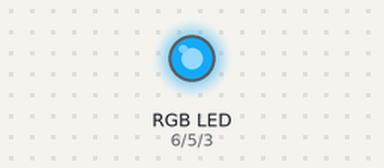
A sketch run on a simulated Arduino Uno, built with avr-gcc and run on an emulated ATmega328P. Parts: an RGB LED mixed from three pins (HIGH = lit). Dim RGB values are drawn brighter than linear; random numbers use the default seed unless the sketch sets one.

Above: at 0.1 s.
At 4.1 s:
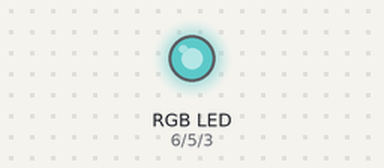
At 9.1 s:
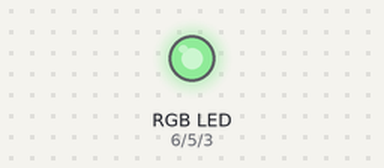
At 19.1 s:
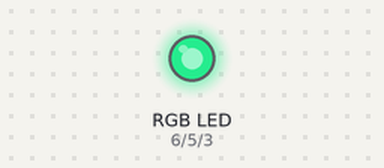
At 28.1 s:
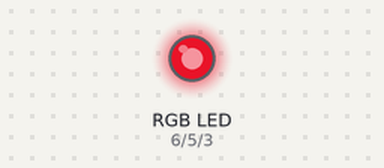
At 38.1 s:
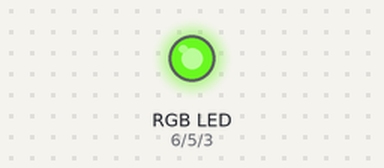
Timing chart, 0 to 40.0 s (numbered marks = the images above):
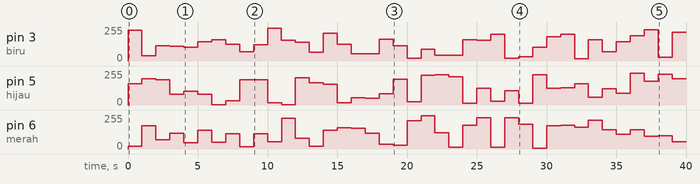

Measured:
- by itself, pin 6 (merah): 0/255 → 19/255 at 0.00 s, → 175/255 1.0 s later, → 68/255 1.0 s later, → 120/255 1.0 s later, … (40 changes in this stretch)
- by itself, pin 5 (hijau): 0/255 → 158/255 at 0.00 s, → 197/255 1.0 s later, → 188/255 1.0 s later, → 80/255 1.0 s later, … (40 changes in this stretch)

The sketch:

LED_RGB_Acak.ino
```cpp
// RGB LED - Warna acak LED RGB

int tunda = 1000; //nilai tunda 1 detik
int merah = 6; //nama alias pin 6 dengan nama merah
int hijau = 5; //nama alias pin 5 dengan nama hijau
int biru = 3; //nama alias pin 3 dengan nama biru

void setup() {
//deklarasi untuk purpose output
pinMode(merah, OUTPUT);
pinMode(hijau, OUTPUT);
pinMode(biru, OUTPUT);
}

void loop() {
//penulisan PWM dengan nilai acak dengan nilai tunda 1 detik
analogWrite(biru, random(255));
analogWrite(merah, random(255));
analogWrite(hijau, random(255));
delay(tunda);
}
```
